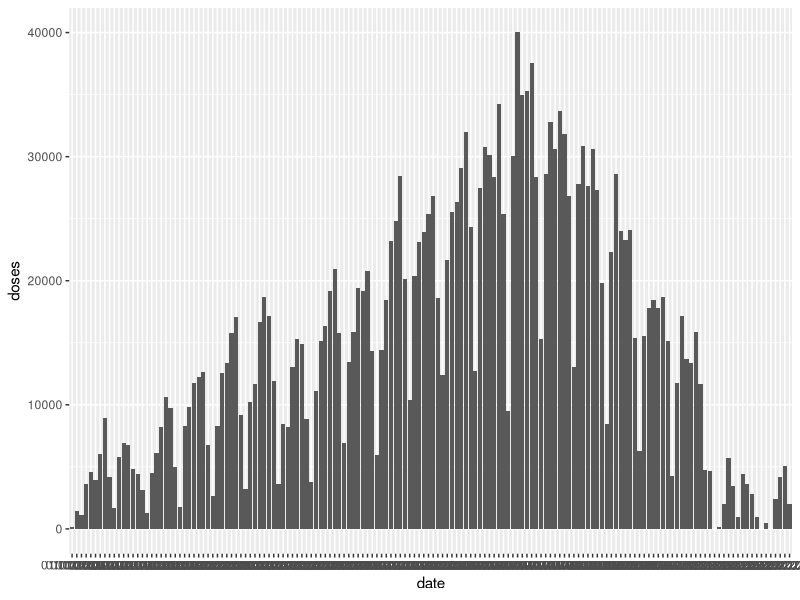
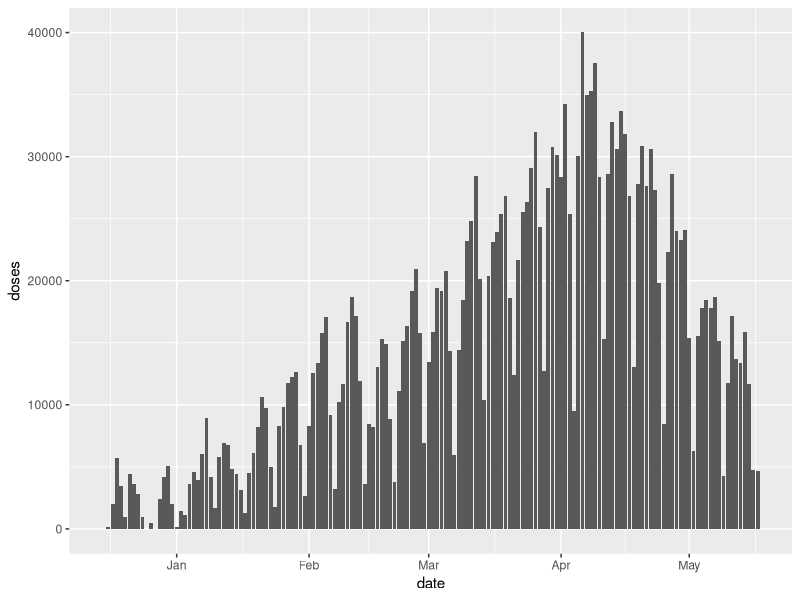
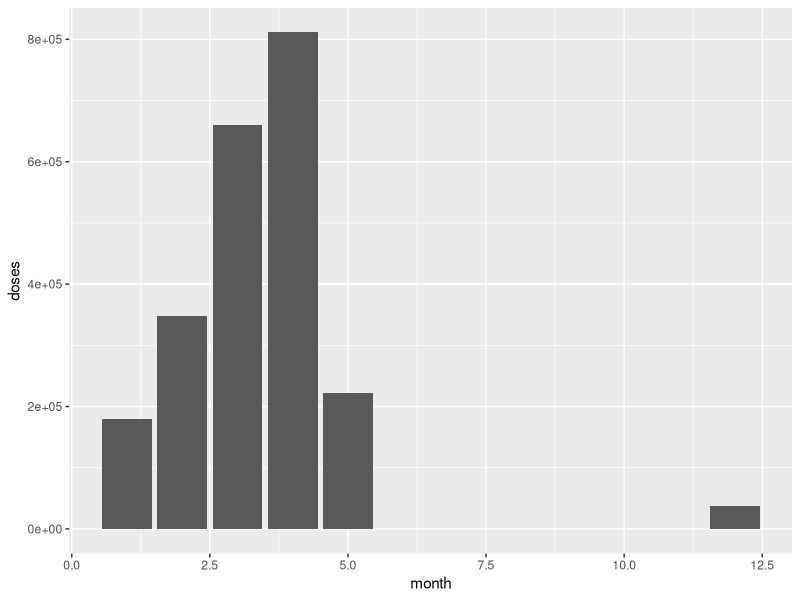
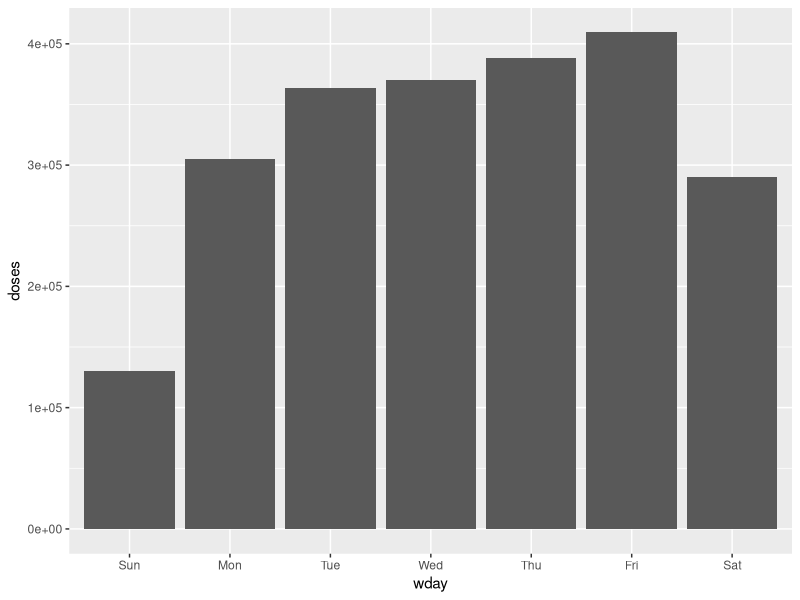

The R source for these figures, in order:
#### Libraries ####

# Load tidyverse and lubridate
library(tidyverse)
library(lubridate)

#### Import and examine data ####

# Import vaccine data. Look carefully at the output here.
vaccines <- read_csv("data/chicago_vaccines_daily.csv")

# Let's glimpse the data
glimpse(vaccines)

# What happens if we try to plot the 
ggplot(vaccines, aes(x=date, y=doses)) + geom_col() 

#### Working with dates ####

# What is the class of the date variable in our data?
class(vaccines$date)

# Let's look at one possible function from lubridate that might help
?as_date

# Does it work?
as_date(vaccines$date)

# Whoops! Not quite. Let's take a look at the cheatsheet for help: https://raw.githubusercontent.com/rstudio/cheatsheets/master/lubridate.pdf 

# Try to use a different function to convert the date variable
mdy(vaccines$date)
# Note that we can also use as_date() by supplying a format argument. To learn about options in the format argument, look at the help file for ?strptime
as_date(vaccines$date, format="%m/%d/%y")

# Replace the date variable in the dataset with the converted version
vaccines$date <- mdy(vaccines$date)

# Check the class of our converted variable
class(vaccines$date)

# Now what happens if we plot?
ggplot(vaccines, aes(x=date, y=doses)) + geom_col() 

#### Converting date formats ####

# Create a new variable for month. Refer to the cheatsheet for guidance.
vaccines$month <- month(vaccines$date)

# Check the class for the new variable
class(vaccines$month)

# Repeat the plot, using month as the x-axis
ggplot(vaccines, aes(x=month, y=doses)) + geom_col()

# Create a new variable for day of the week
vaccines$wday <- wday(vaccines$date, label=TRUE)

# Repeat the plot, using day of the week as the x-axis
ggplot(vaccines, aes(x=wday, y=doses)) + geom_col()
